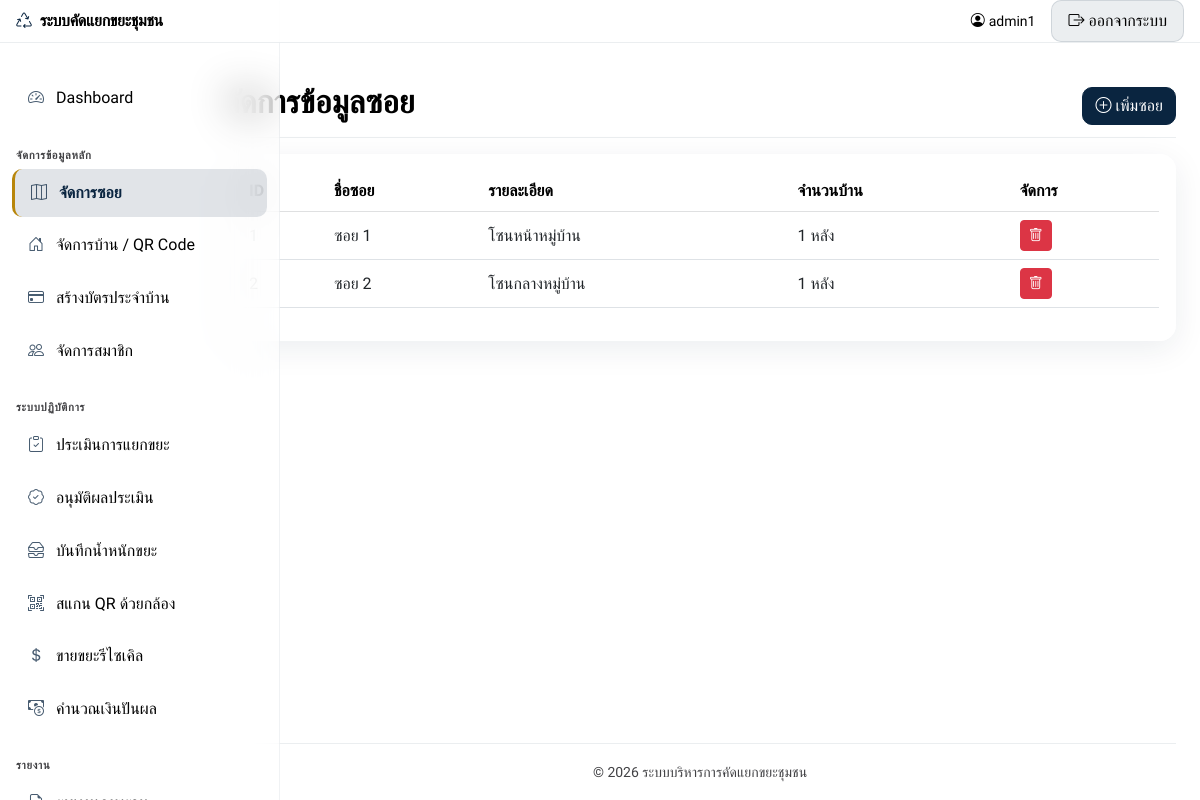
The app's page /index.php?page=soi (signed in) with its own data.
### tables this page shows
CREATE TABLE `sois` (
  `id` int(11) NOT NULL,
  `soi_name` varchar(100) NOT NULL,
  `description` text DEFAULT NULL
);

### modules/soi.php (the view, shortened to what this page needs)
<?php
$sois = $pdo->query("
    SELECT s.*, COUNT(h.id) as house_count
    FROM sois s
    LEFT JOIN houses h ON s.id = h.soi_id
    GROUP BY s.id
")->fetchAll();
?>
<div class="d-flex justify-content-between flex-wrap flex-md-nowrap align-items-center pt-3 pb-2 mb-3 border-bottom">
    <h1 class="h2">จัดการข้อมูลซอย</h1>
    <button class="btn btn-primary-custom" data-bs-toggle="modal" data-bs-target="#addSoiModal">
        <i class="bi bi-plus-circle"></i> เพิ่มซอย
    </button>
</div>
<div class="card">
    <div class="card-body">
        <div class="table-responsive">
            <table class="table table-hover align-middle">
                <thead class="table-light">
                    <tr>
                        <th>ID</th>
                        <th>ชื่อซอย</th>
                        <th>รายละเอียด</th>
                        <th>จำนวนบ้าน</th>
                        <th>จัดการ</th>
                    </tr>
                </thead>
                <tbody>
                    <?php foreach ($sois as $soi): ?>
                    <tr>
                        <td><?php echo $soi['id']; ?></td>
                        <td><?php echo htmlspecialchars($soi['soi_name']); ?></td>
                        <td><?php echo htmlspecialchars($soi['description']); ?></td>
                        <td><?php echo $soi['house_count']; ?> หลัง</td>
                        <td>
                            <form method="POST" class="d-inline" onsubmit="return confirm('ยืนยันการลบ? ข้อมูลบ้านในซอยนี้จะถูกลบไปด้วย');">
                                <button type="submit" class="btn btn-sm btn-danger"><i class="bi bi-trash"></i></button>
                            </form>
                        </td>
                    </tr>
                    <?php endforeach; ?>
                </tbody>
            </table>
        </div>
    </div>
</div>

### assets/css/style.css (style rules this page uses)
:root { --primary-blue: #0A2540; --primary-blue-hover: #061829; --primary-blue-soft: rgba(10, 37, 64, 0.12); --accent-yellow: #B8860B; --accent-yellow-hover: #96700A; --accent-yellow-soft: rgba(184, 134, 11, 0.14); --text-color: #000000; --text-muted: #424245; --glass-bg: rgba(255, 255, 255, 0.65); --glass-bg-strong: rgba(255, 255, 255, 0.82); --glass-border: rgba(255, 255, 255, 0.55); --glass-shadow: 0 8px 32px rgba(10, 37, 64, 0.08); --glass-blur: blur(20px); --radius-sm: 10px; --radius-md: 16px; --radius-lg: 20px; --primary-color: var(--primary-blue); --secondary-color: var(--accent-yellow); --bg-color: #eef1f6; }
body { font-family: 'Sarabun', sans-serif; font-weight: 400; color: var(--text-color); background: linear-gradient(145deg, #e4eaf2 0%, #f4f0e4 45%, #e8edf5 100%); background-attachment: fixed; min-height: 100vh; -webkit-font-smoothing: antialiased; }
.app-layout { display: flex; flex-direction: column; min-height: 100vh; }
h1, h2, h3, h4, h5, h6, .h1, .h2, .h3, .h4, .h5, .h6, .navbar-brand, .card-header, .page-title { font-family: 'Prompt', sans-serif; color: var(--text-color); font-weight: 600; }
.btn-primary-custom { font-family: 'Prompt', sans-serif; background-color: var(--primary-blue); border-color: var(--primary-blue); color: #fff; border-radius: var(--radius-sm); font-weight: 500; transition: all 0.25s ease; }
.card { background: var(--glass-bg); backdrop-filter: var(--glass-blur); -webkit-backdrop-filter: var(--glass-blur); border: 1px solid var(--glass-border); border-radius: var(--radius-md); box-shadow: var(--glass-shadow); transition: transform 0.25s ease, box-shadow 0.25s ease; color: var(--text-color); }
.card-body { color: var(--text-color); }
.table { font-family: 'Sarabun', sans-serif; color: var(--text-color); }
.table thead { font-family: 'Prompt', sans-serif; }
.table-light { --bs-table-bg: rgba(255, 255, 255, 0.6); }
.bg-light { background: transparent !important; }
.border-bottom { border-color: rgba(10, 37, 64, 0.08) !important; }

### records on screen
sois: soi_name "ซอย 1", description "โซนหน้าหมู่บ้าน", house_count "1"
sois: soi_name "ซอย 2", description "โซนกลางหมู่บ้าน", house_count "1"

### other values on screen
$_SESSION['username'] "admin1"
